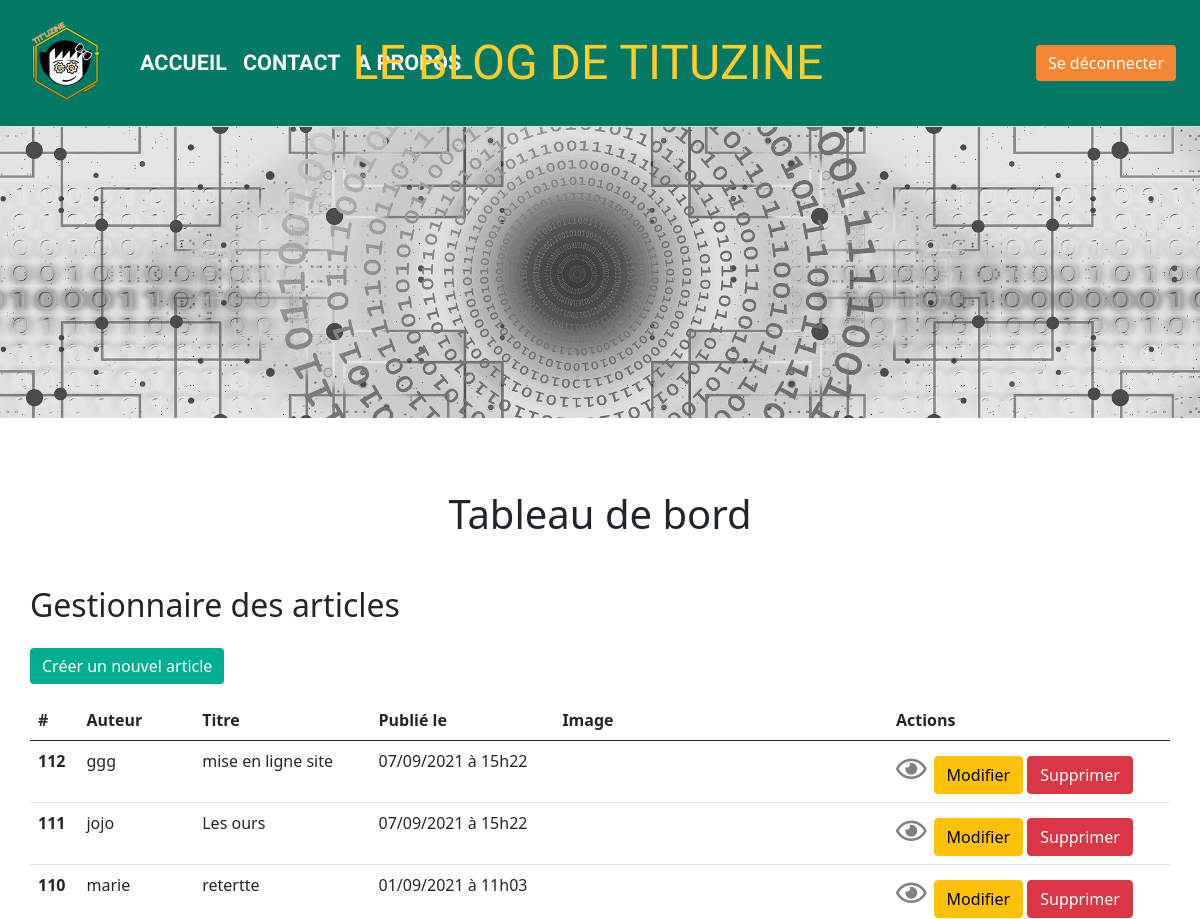
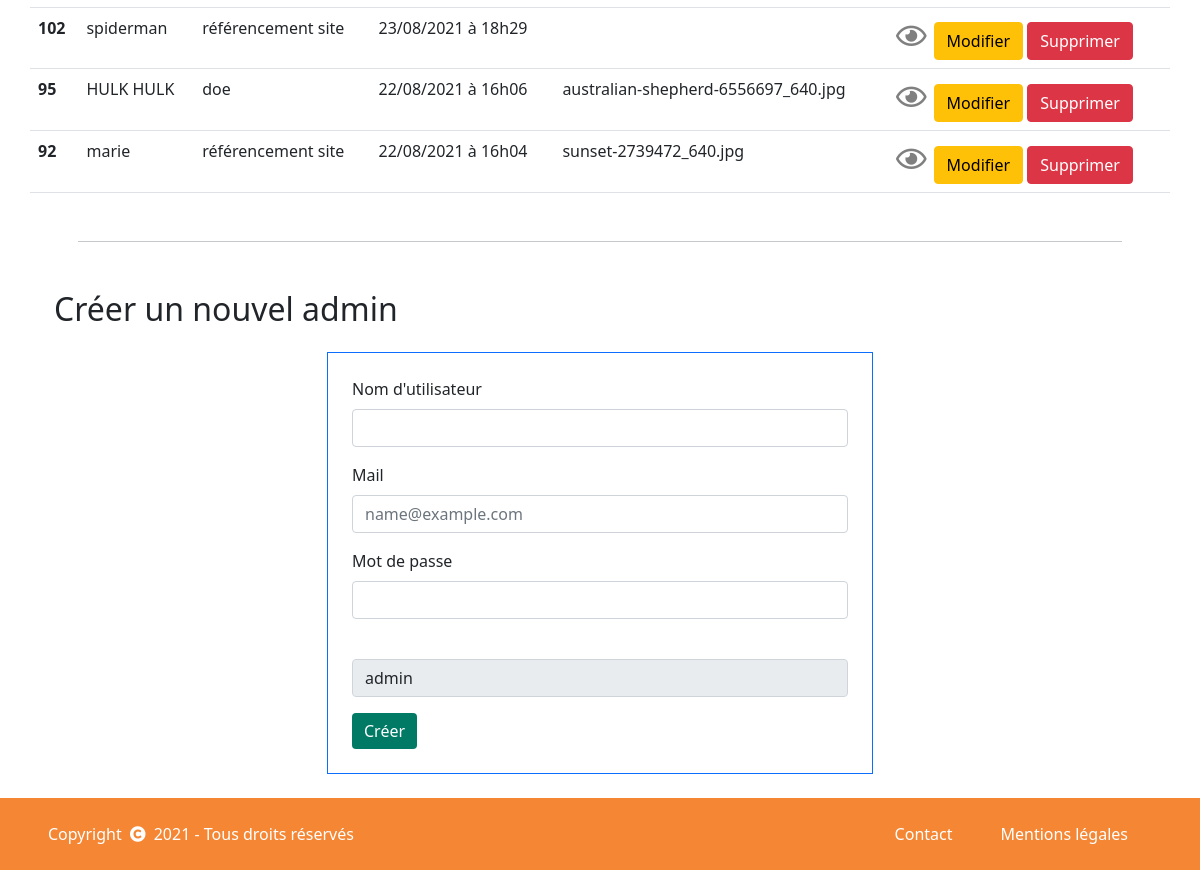
Page /views/admin/adminView.php (signed in) on the committed database (2 pictures, top to bottom).
### tables this page shows
CREATE TABLE `posts` (
  `id` int(11) NOT NULL,
  `redactor` varchar(255) DEFAULT NULL,
  `title` varchar(255) NOT NULL,
  `content` text NOT NULL,
  `image` varchar(255) DEFAULT NULL,
  `creation_date` datetime NOT NULL DEFAULT current_timestamp()
);

### views/admin/adminView.php (the view, shortened to what this page needs)
<?php
if (isset($_SESSION['id']) AND isset($_SESSION['name']) AND $_SESSION['role'] == '1')
{ ?>
    <h1 class="text-center mt-5 mb-5">Tableau de bord</h1>
<h2>Gestionnaire des articles</h2>
<a href="addPostView.php" class="btn btn-success my-3">Créer un nouvel article</a>
<table class="table">
    <thead>
        <tr>
            <th scope="col">#</th>
            <th scope="col">Auteur</th>
            <th scope="col">Titre</th>
            <th scope="col">Publié le</th>
            <th scope="col">Image</th>
            <th scope="col">Actions</th>
        </tr>
    </thead>
    <tbody>
    <?php
    $db = new PDO('mysql:host=localhost;dbname=db_blog_one;charset=utf8', 'root', '');
    $req = $db->query('SELECT id, redactor, title, DATE_FORMAT(creation_date, \'%d/%m/%Y à %Hh%i\'), image FROM posts ORDER BY creation_date DESC LIMIT 0, 10');
    while ($data = $req->fetch())
    {
    ?>
        <tr>
                <th scope="row"><?= $data['id'] ?></th>
                <td><?= $data['redactor'] ?></td>
                <td><?= $data['title'] ?></td>
                <td><?= $data['DATE_FORMAT(creation_date, \'%d/%m/%Y à %Hh%i\')']?></td>
                <td><?= $data['image']?></td>
                <td>
                    <span class="icon-eye" style="font-size: 1.7em;">
                        <a href="../../index.php?action=post&amp;id=<?= $data['id'] ?>"><i class="far fa-eye" style="color: grey"></i></a>
                    </span>
                    <a href="../../index.php?action=postById&id=<?= $data['id'] ?>" class="btn btn-warning">Modifier</a>
                    <form action="../../index.php?action=deletePost&id=<?= $data['id'] ?>&image=<?= $data['image'] ?>" method="POST" class="d-inline">
                        <button type="submit" class="btn btn-danger">Supprimer</button>
                    </form>
                </td>
            </tr>
    <?php }
    ?>
    </tbody>
</table>
<hr class="m-5">
<div class="container">
    <h2>Créer un nouvel admin</h2>
<form class="mt-4 col-6 offset-3 border border-primary p-4" action="../../index.php?action=sign_up" method="POST">
    <div class="mb-3">
        <label for="new_user" class="form-label">Nom d'utilisateur</label>
        <input type="text" class="form-control" id="new_admin" name="new_user">
    </div>
    <div class="mb-3">
        <label for="new_user_mail" class="form-label">Mail</label>
        <input type="email" class="form-control" id="new_user_mail" name="new_user_mail" placeholder="name@example.com">
    </div>
    <div class="mb-3">
        <label for="new_user_password" class="form-label">Mot de passe</label>
        <input type="password" class="form-control" id="new_user_password" name="new_user_password">
    </div>
    <div class="mb-3">
        <input type="text" class="form-control" id="new_role" name="new_role" value="admin" readonly>
    </div>
    <button type="submit" class="btn btn-primary">Créer</button>
</form>
</div>
<?php require ('../template.php'); ?>
<?php } else {
    echo "vous n'avez pas accès à cette page";
}?>

### public/css/style.css (style rules this page uses)
.bg-primary, .btn-primary { background-color: #007965 !important; border: none; }
.bg-success, .btn-success { background-color: #00AF91 !important; border: none; }

### rows in the picture
posts: id "112", redactor "ggg", title "mise en ligne site", DATE_FORMAT "07/09/2021 à 15h22"
posts: id "111", redactor "jojo", title "Les ours", DATE_FORMAT "07/09/2021 à 15h22"
posts: id "110", redactor "marie", title "retertte", DATE_FORMAT "01/09/2021 à 11h03"
posts: id "102", redactor "spiderman", title "référencement site", DATE_FORMAT "23/08/2021 à 18h29"
posts: id "95", redactor "HULK HULK", title "doe", DATE_FORMAT "22/08/2021 à 16h06", image "australian-shepherd-6556697_640.jpg"
posts: id "92", redactor "marie", title "référencement site", DATE_FORMAT "22/08/2021 à 16h04", image "sunset-2739472_640.jpg"
